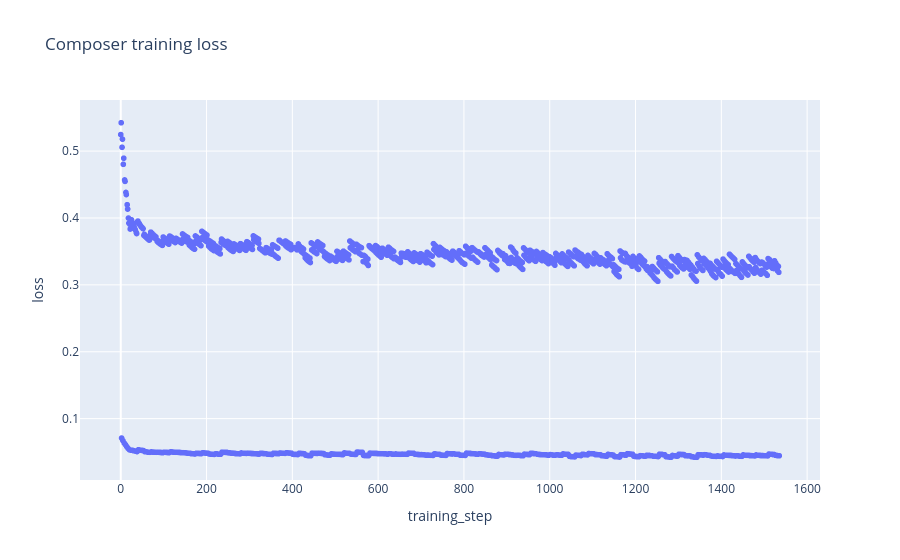

Source (notebook cell):
### Code cell
loss_values = [
    loss.item() if torch.is_tensor(loss) else float(loss)
    for loss in bar_loss_graph
]

loss_data = pd.DataFrame({
    "training_step": np.arange(len(loss_values)),
    "loss": loss_values,
})

fig = px.scatter(
    loss_data,
    x="training_step",
    y="loss",
    title="Composer training loss",
)

fig.show()

### Figure 1 — Plotly figure (JSON) as saved in the notebook; plotly's stock layout.template omitted (floating-point values rounded to 4 significant figures; data arrays with more than 128 entries replaced by an {"elided": "..."} marker saying what was removed)
{"data": [{"hovertemplate": "training_step=%{x}<br>loss=%{y}<extra></extra>", "legendgroup": "", "marker": {"color": "#636efa", "symbol": "circle"}, "mode": "markers", "name": "", "showlegend": false, "type": "scattergl", "x": {"elided": "1536 int values"}, "xaxis": "x", "y": {"elided": "1536 float values"}, "yaxis": "y"}], "layout": {"legend": {"tracegroupgap": 0}, "title": {"text": "Composer training loss"}, "xaxis": {"anchor": "y", "domain": [0, 1], "title": {"text": "training_step"}}, "yaxis": {"anchor": "x", "domain": [0, 1], "title": {"text": "loss"}}}}
